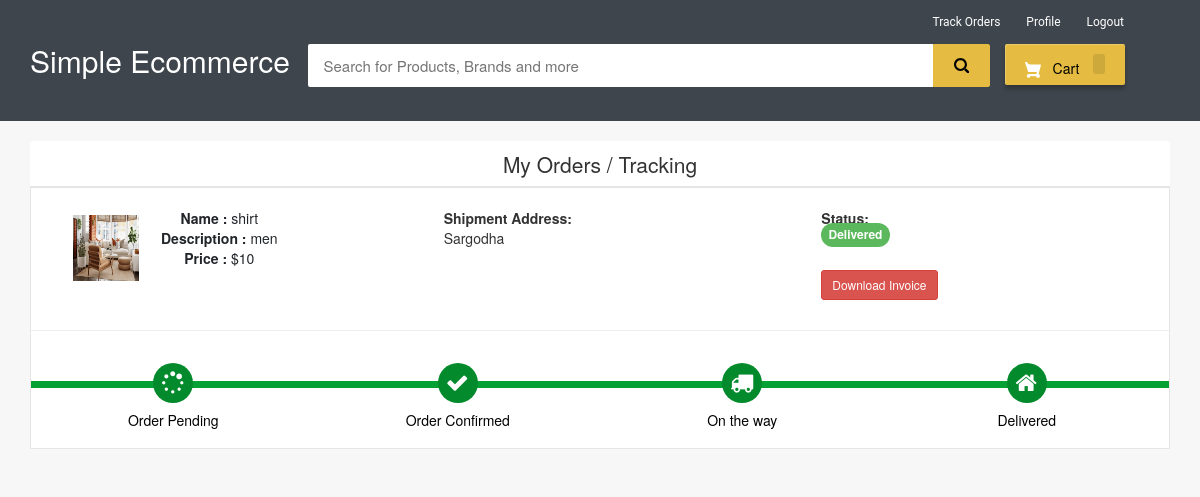
The app's page /my-order (signed in) with its own data.
### ecom/models.py (models this page shows, shortened)
class Product(models.Model):
    name=models.CharField(max_length=40)
    product_image= models.ImageField(upload_to='product_image/',null=True,blank=True)
    price = models.PositiveIntegerField()
    description=models.CharField(max_length=40)

class Orders(models.Model):
    STATUS =(
        ('Pending','Pending'),
        ('Order Confirmed','Order Confirmed'),
        ('Out for Delivery','Out for Delivery'),
        ('Delivered','Delivered'),
    )
    customer=models.ForeignKey('Customer', on_delete=models.CASCADE,null=True)
    product=models.ForeignKey('Product',on_delete=models.CASCADE,null=True)
    email = models.CharField(max_length=50,null=True)
    address = models.CharField(max_length=500,null=True)
    mobile = models.CharField(max_length=20,null=True)
    order_date= models.DateField(auto_now_add=True,null=True)
    status=models.CharField(max_length=50,null=True,choices=STATUS)

### ecom/views.py (the view)
# urls.py: path('my-order', views.my_order_view,name='my-order'),
@login_required(login_url='customerlogin')
@user_passes_test(is_customer)
def my_order_view(request):
    customer=models.Customer.objects.get(user_id=request.user.id)
    orders=models.Orders.objects.all().filter(customer_id = customer)
    ordered_products=[]
    for order in orders:
        ordered_product=models.Product.objects.all().filter(id=order.product.id)
        ordered_products.append(ordered_product)
    return render(request,'ecom/my_order.html',{'data':zip(ordered_products,orders)})

### ecom/views.py (called while the page is built)
def is_customer(user):
    return user.groups.filter(name='CUSTOMER').exists()

### templates/ecom/my_order.html (shortened to what this page needs)
{% extends 'ecom/customer_base.html' %}
{% load static %}
{% block content %}
<br>
<div class="container">
    <header class="card-header" style="text-align:center; font-size: 21px"> My Orders / Tracking </header>
    {% for products,order in data %}
    <article class="card">
        <div class="card-body">
            <ul class="row" style="margin-left:20px;margin-top:20px;">
                <li class="col-md-4">
                  <figure class="itemside mb-3">
                    {%for product in products%}
                      <div class="aside"><img src="{% static product.product_image.url %}" class="img-sm border"></div>
                      <figcaption class="info align-self-center">
                          <p class="title"><strong>Name : </strong>{{product.name}} <br> <strong>Description : </strong>{{product.description}} <br> <strong>Price : </strong>${{product.price}}</p>
                      </figcaption>
                  </figure>
                </li>
                <li class="col-md-4">
                    <div class="col"> <strong>Shipment Address:</strong> <br> {{order.address}}</div>
                </li>
                <li class="col-md-4">
                    <div class="col"> <strong>Status:</strong> <br>
                        {% if order.status == 'Pending'%}
                        <td> <span class="label label-info" style="font-size: 12px; border-radius: 30px;">{{order.status}}</span></td>
                        {% elif order.status == 'Delivered' %}
                        <td> <span class="label label-success" style="font-size: 12px; border-radius: 30px;">{{order.status}}</span></td>
                        {% elif order.status == 'Out for Delivery' %}
                        <td> <span class="label label-default" style="font-size: 12px; border-radius: 30px;">{{order.status}}</span></td>
                        {%else%}
                          <td> <span class="label label-primary" style="font-size: 12px; border-radius: 30px;">{{order.status}}</span></td>
                        {%endif%}
                    </div> <br>
                    <h4><a style="text-decoration:none;" href="{% url 'download-invoice' order.id product.id  %}" ><button class="btn btn-danger btn-sm">Download Invoice</button></a></h4>
                </li>
                {%endfor%}
            </ul>
            <hr>
            <div class="track">
                {%if order.status == 'Pending' %}
                <div class="step active"> <span class="icon"> <i style="padding-top:3px; padding-right:25px;" class="fa fa-spinner"></i> </span> <span class="text">Order Pending</span> </div>
                <div class="step "> <span class="icon"> <i style="padding-top:3px; padding-right:25px;" class="fa fa-check"></i> </span> <span class="text"> Order Confirmed</span> </div>
                <div class="step "> <span class="icon"> <i style="padding-top:3px; padding-right:25px;" class="fa fa-truck"></i> </span> <span class="text"> On the way </span> </div>
                <div class="step "> <span class="icon"> <i style="padding-top:3px; padding-right:25px;" class="fa fa-home"></i> </span> <span class="text">Delivered</span> </div>
                {%else%}
                <div class="step active"> <span class="icon"> <i style="padding-top:3px; padding-right:25px;" class="fa fa-spinner"></i> </span> <span class="text">Order Pending</span> </div>
                <div class="step active"> <span class="icon"> <i style="padding-top:3px; padding-right:25px;" class="fa fa-check"></i> </span> <span class="text"> Order Confirmed</span> </div>
                <div class="step active"> <span class="icon"> <i style="padding-top:3px; padding-right:25px;" class="fa fa-truck"></i> </span> <span class="text"> On the way </span> </div>
                <div class="step active"> <span class="icon"> <i style="padding-top:3px; padding-right:25px;" class="fa fa-home"></i> </span> <span class="text">Delivered</span> </div>
                {%endif%}
            </div>
        </div>
    </article><br>
    {%endfor%}
</div>
<br><br><br><br><br>
{% endblock content %}

### templates/ecom/customer_base.html (style rules this page uses)
body { background-color: #f7f7f7; }
.fa { font-size: 23px; width: 60px; text-align: center; text-decoration: none; margin: 5px 2px; border-radius: 50%; }
p { text-align: center; }

### templates/ecom/my_order.html (style rules this page uses)
body { background-color: #f7f7f7; }
.container { margin-top: 0px; margin-bottom: 0px }
.card { position: relative; display: -webkit-box; display: -ms-flexbox; display: flex; -webkit-box-orient: vertical; -webkit-box-direction: normal; -ms-flex-direction: column; flex-direction: column; min-width: 0; word-wrap: break-word; background-color: #fff; background-clip: border-box; border: 1px solid rgba(0, 0, 0, 0.1); border-radius: 0.10rem }
.card-header:first-child { border-radius: calc(0.37rem - 1px) calc(0.37rem - 1px) 0 0 }
.card-header { padding: 0.75rem 1.25rem; margin-bottom: 0; background-color: #fff; border-bottom: 1px solid rgba(0, 0, 0, 0.1) }
.track { position: relative; background-color: #ddd; height: 7px; display: -webkit-box; display: -ms-flexbox; display: flex; margin-bottom: 60px; margin-top: 50px }
.track .step { -webkit-box-flex: 1; -ms-flex-positive: 1; flex-grow: 1; width: 25%; margin-top: -18px; text-align: center; position: relative }
.track .step.active:before { background: #05a134 }
.track .step::before { height: 7px; position: absolute; content: ""; width: 100%; left: 0; top: 18px }
.track .step.active .icon { background: #038a2c; color: #fff }
.track .icon { display: inline-block; width: 40px; height: 40px; line-height: 40px; position: relative; border-radius: 100%; background: #ddd }
.track .step.active .text { font-weight: 400; color: #000 }
.track .text { display: block; margin-top: 7px }
.itemside { position: relative; display: -webkit-box; display: -ms-flexbox; display: flex; width: 100% }
.itemside .aside { position: relative; -ms-flex-negative: 0; flex-shrink: 0 }
.img-sm { width: 80px; height: 80px; padding: 7px }
ul.row, ul.row-sm { list-style: none; padding: 0 }
.itemside .info { padding-left: 15px; padding-right: 7px }
.itemside .title { display: block; margin-bottom: 5px; color: #212529 }
p { margin-top: 0; margin-bottom: 1rem }

### records on screen
Orders: address "Sargodha", status "Delivered", shows "Order Pending"
Product: product_image (picture), name "shirt", description "men", price "10"
